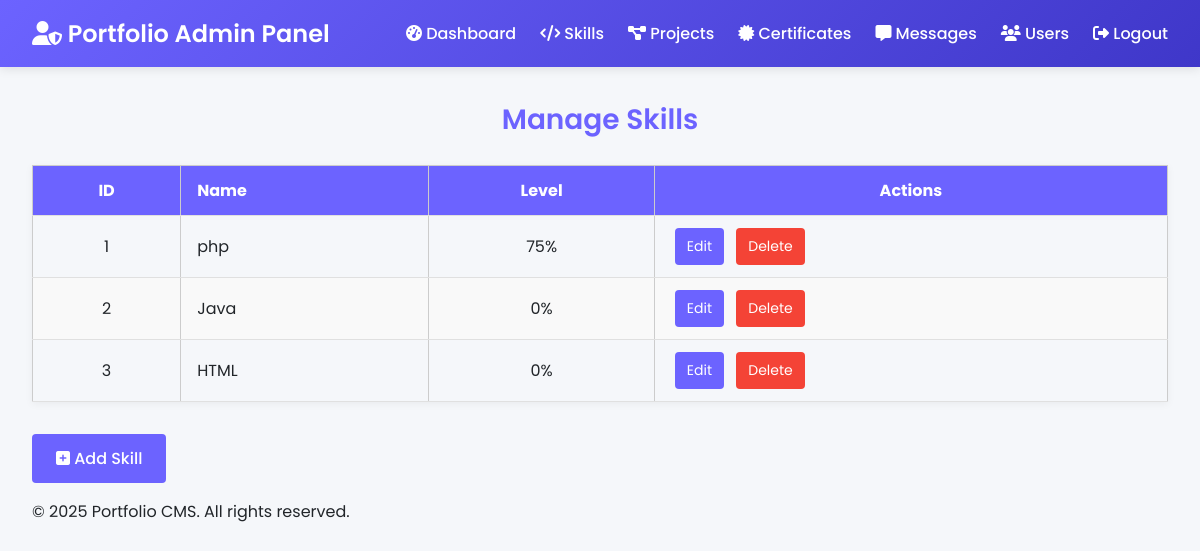
/admin/skills.php (signed in), run on the app's committed database.
### tables this page shows
CREATE TABLE `skills` (
  `id` int NOT NULL,
  `skill_name` varchar(100) NOT NULL,
  `skill_level` varchar(50) NOT NULL,
  `created_at` timestamp NULL DEFAULT CURRENT_TIMESTAMP
);

### admin/skills.php (the view, shortened to what this page needs)
<?php
include('includes/database.php');
include('includes/header.php');
?>
<h2>Manage Skills</h2>
<table class="skills-table">
  <thead>
    <tr>
      <th class="center">ID</th>
      <th>Name</th>
      <th class="center">Level</th>
      <th class="center">Actions</th>
    </tr>
  </thead>
  <tbody>
    <?php
    $result = mysqli_query($connect, "SELECT * FROM skills ORDER BY skill_name DESC");
    while ($record = mysqli_fetch_assoc($result)):
        $id    = (int)$record['id'];
        $name  = htmlspecialchars($record['skill_name']);
        $level = (int)$record['skill_level'];
    ?>
    <tr>
      <td class="center"><?= $id ?></td>
      <td><?= $name ?></td>
      <td class="center"><?= $level ?>%</td>
      <td class="actions">
        <a href="skills_edit.php?id=<?= $id ?>" class="btn-edit">Edit</a>
        <a href="skills.php?delete=<?= $id ?>"
           class="btn-delete"
           onclick="return confirm('Are you sure you want to delete this skill?');">
          Delete
        </a>
      </td>
    </tr>
    <?php endwhile; ?>
  </tbody>
</table>
<p>
  <a href="skills_add.php" class="btn-add">
    <i class="fas fa-plus-square"></i> Add Skill
  </a>
</p>
<?php include('includes/footer.php'); ?>

### admin/styles.css (style rules this page uses)
a:link, a:active, a:hover, a:visited { text-decoration: none; color: #b44824; }
table { width: 100%; border: 1px solid #ccc; border-spacing: 0; border-collapse: collapse; }
td, th { border: 1px solid #ccc; padding: 10px; }
th { white-space: nowrap; }

### admin/includes/header.php (style rules this page uses)
:root { --primary-color:rgb(90, 157, 196); --secondary-color: #3f37c9; --accent-color:rgb(54, 170, 205); --light-color: #f8f9fa; --dark-color: #212529; --success-color: #4bb543; --warning-color: #f0ad4e; --danger-color: #d9534f; }
body { font-family: 'Poppins', sans-serif; margin: 0; padding: 0; background-color: #f5f7fa; color: var(--dark-color); }

### admin/skills.php (style rules this page uses)
:root { --primary-color: #6C63FF; --danger-color: #f44336; --text-color: #333333; --bg-light: #f9f9f9; --bg-hover: #f1f1f1; --border-color: #e0e0e0; --font-family: 'Poppins', sans-serif; }
h2 { font-size: 1.75rem; font-weight: 600; text-align: center; color: var(--primary-color); margin-bottom: 1.5rem; }
.skills-table { width: 100%; border-collapse: collapse; box-shadow: 0 2px 8px rgba(0,0,0,0.05); margin-bottom: 2rem; }
.skills-table thead th { background-color: var(--primary-color); color: #fff; text-align: left; padding: 0.75rem 1rem; }
.skills-table th, .skills-table td { border-bottom: 1px solid var(--border-color); padding: 0.75rem 1rem; vertical-align: middle; }
.skills-table tbody tr:nth-child(even) { background-color: var(--bg-light); }
.skills-table .center { text-align: center; }
.actions a { display: inline-block; padding: 0.5rem 0.75rem; margin: 0 0.25rem; border-radius: 4px; color: #fff; text-decoration: none; font-size: 0.875rem; transition: opacity 0.2s; }
.actions .btn-edit { background-color: var(--primary-color); }
.actions .btn-delete { background-color: var(--danger-color); }
.btn-add { display: inline-block; background-color: var(--primary-color); color: #fff; text-decoration: none; padding: 0.75rem 1.5rem; border-radius: 4px; font-weight: 500; transition: opacity 0.2s; }
a.btn-add, a.btn-add i { color: #fff !important; }

### data on the page
skills: id "1", skill_name "php", skill_level "75"
skills: id "2", skill_name "Java", skill_level "0"
skills: id "3", skill_name "HTML", skill_level "0"
